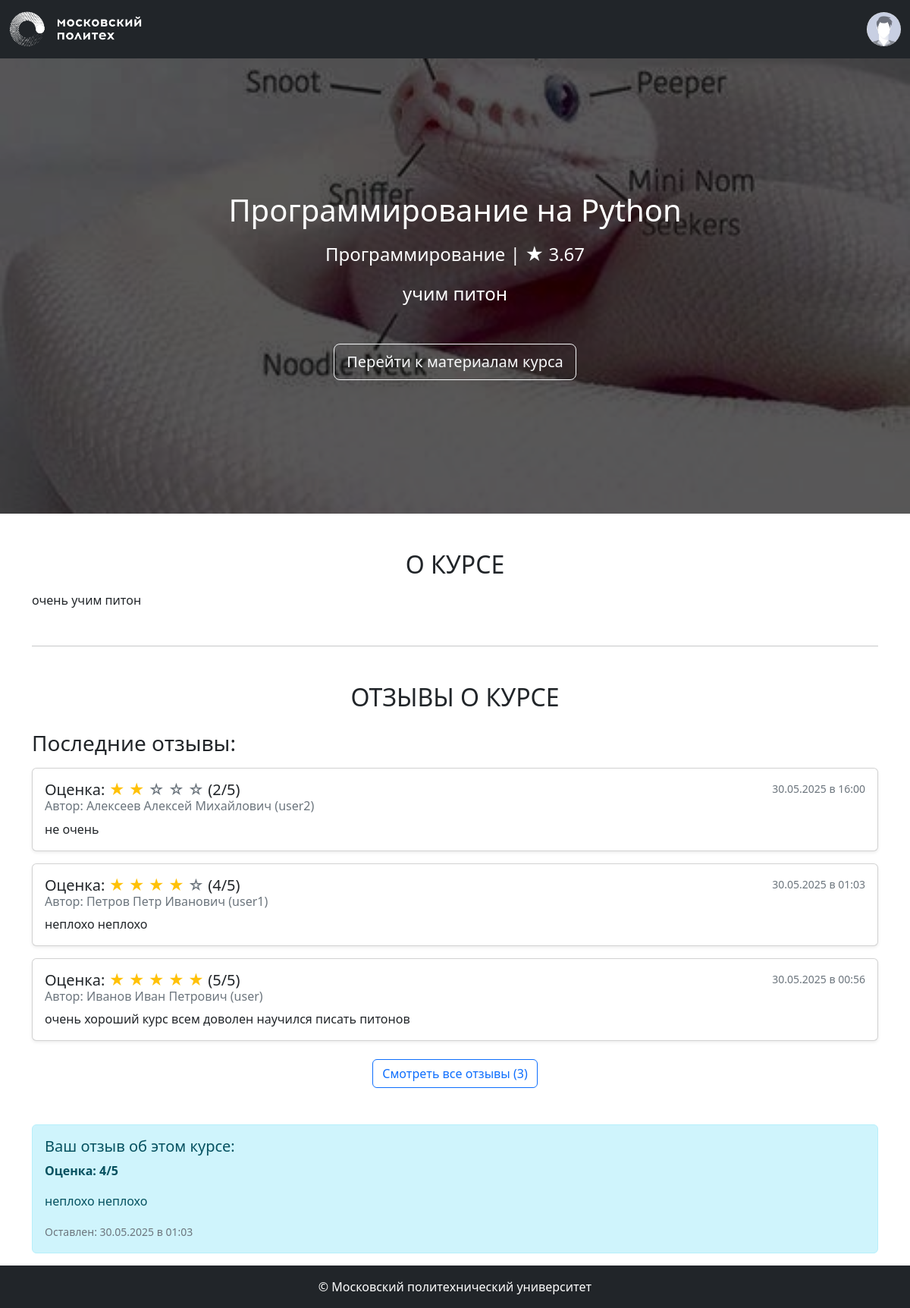
/courses/1 (signed in), run on the app's committed database.
### models.py (models this page shows, shortened)
class Image(db.Model):
    __tablename__ = 'images'
    id: Mapped[str] = mapped_column(String(100), primary_key=True)
    file_name: Mapped[str] = mapped_column(String(100))
    mime_type: Mapped[str] = mapped_column(String(100))
    md5_hash: Mapped[str] = mapped_column(String(100), unique=True)
    object_id: Mapped[Optional[int]]
    object_type: Mapped[Optional[str]] = mapped_column(String(100))
    created_at: Mapped[datetime] = mapped_column(default=datetime.now)
    @property
    def url(self):
        return url_for('image', image_id=self.id)

class Base(DeclarativeBase):
  metadata = MetaData(naming_convention={
        "ix": 'ix_%(column_0_label)s',
        "uq": "uq_%(table_name)s_%(column_0_name)s",
        "ck": "ck_%(table_name)s_%(constraint_name)s",
        "fk": "fk_%(table_name)s_%(column_0_name)s_%(referred_table_name)s",
        "pk": "pk_%(table_name)s"
    })

class Course(Base):
    __tablename__ = 'courses'
    id: Mapped[int] = mapped_column(primary_key=True)
    name: Mapped[str] = mapped_column(String(100))
    short_desc: Mapped[str] = mapped_column(Text)
    full_desc: Mapped[str] = mapped_column(Text)
    rating_sum: Mapped[int] = mapped_column(default=0)
    rating_num: Mapped[int] = mapped_column(default=0)
    category_id: Mapped[int] = mapped_column(ForeignKey("categories.id"))
    author_id: Mapped[int] = mapped_column(ForeignKey("users.id"))
    background_image_id: Mapped[str] = mapped_column(ForeignKey("images.id"))
    created_at: Mapped[datetime] = mapped_column(default=datetime.now)
    author: Mapped["User"] = relationship()
    category: Mapped["Category"] = relationship(lazy=False)
    bg_image: Mapped["Image"] = relationship()
    reviews: Mapped[List["Review"]] = relationship(back_populates="course", cascade="all, delete-orphan", lazy='dynamic')
    @property
    def rating(self):
        if self.rating_num > 0:
            return self.rating_sum / self.rating_num
        return 0

class Category(Base):
    __tablename__ = 'categories'
    id = mapped_column(Integer, primary_key=True)
    name: Mapped[str] = mapped_column(String(100))
    parent_id: Mapped[Optional[int]] = mapped_column(ForeignKey("categories.id"))

class Review(Base):
    __tablename__ = 'reviews'
    id: Mapped[int] = mapped_column(Integer, primary_key=True)
    rating: Mapped[int] = mapped_column(Integer, nullable=False)
    text: Mapped[str] = mapped_column(Text, nullable=False)
    created_at: Mapped[datetime] = mapped_column(DateTime, default=datetime.now)
    course_id: Mapped[int] = mapped_column(ForeignKey("courses.id"), nullable=False)
    user_id: Mapped[int] = mapped_column(ForeignKey("users.id"), nullable=False)
    course: Mapped["Course"] = relationship(back_populates="reviews")
    user: Mapped["User"] = relationship(back_populates="reviews_written")

class User(Base, UserMixin):
    __tablename__ = 'users'
    id: Mapped[int] = mapped_column(primary_key=True)
    first_name: Mapped[str] = mapped_column(String(100))
    last_name: Mapped[str] = mapped_column(String(100))
    middle_name: Mapped[Optional[str]] = mapped_column(String(100))
    login: Mapped[str] = mapped_column(String(100), unique=True)
    password_hash: Mapped[str] = mapped_column(String(200))
    created_at: Mapped[datetime] = mapped_column(default=datetime.now)
    reviews_written: Mapped[List["Review"]] = relationship(back_populates="user", cascade="all, delete-orphan")
    @property
    def full_name(self):
        return ' '.join([self.last_name, self.first_name, self.middle_name or ''])

### courses.py (the view)
@bp.route('/<int:course_id>')
def show(course_id):
    course = db.get_or_404(Course, course_id)
    latest_reviews = course.reviews.order_by(desc(Review.created_at)).limit(5).all()
    current_user_review = None
    if current_user.is_authenticated:
        current_user_review = course.reviews.filter_by(user_id=current_user.id).first()
    return render_template('courses/show.html',
                           course=course,
                           latest_reviews=latest_reviews,
                           current_user_review=current_user_review)

### auth.py (called while the page is built)
def load_user(user_id):
    user = db.session.execute(db.select(User).filter_by(id=user_id)).scalar()
    return user

### templates/courses/show.html (shortened to what this page needs)
{% extends 'base.html' %}
{% block content %}
<div class="title-area position-relative" style="background-image: url('{{ course.bg_image.url }}');">
    <div class="h-100 w-100 py-5 d-flex text-center position-absolute" style="background-color: rgba(0, 0, 0, 0.65);">
        <div class="m-auto">
            <h1 class="title mb-3 font-weight-bold">{{ course.name }}</h1>
            <p class="mb-3 mx-auto">
                {{ course.category.name }} | <span>★</span> <span>{{ "%.2f" | format(course.rating) }}</span>
            </p>
            <div class="container">
                <p class="description w-75 mb-5 mx-auto">
                    {{ course.short_desc }}
                </p>
            </div>
            {% if current_user.is_authenticated %}
                <a href="#" class="btn btn-outline-light btn-lg">Перейти к материалам курса</a>
            {% else %}
                <a href="{{ url_for('auth.login', next=request.url) }}" class="btn btn-outline-light btn-lg">Записаться на курс</a>
            {% endif %}
        </div>
    </div>
</div>
<div class="container mt-5">
    <section class="about mb-5">
        <h2 class="mb-3 text-center text-uppercase font-weight-bold">О курсе</h2>
        <p>{{ course.full_desc | safe }}</p>
    </section>
    <hr class="my-5">
    <section class="reviews mb-5">
        <h2 class="mb-4 text-center text-uppercase font-weight-bold">Отзывы о курсе</h2>
        {% if latest_reviews %}
            <h3 class="mb-3">Последние отзывы:</h3>
            {% for review in latest_reviews %}
            <div class="card mb-3 shadow-sm">
                <div class="card-body">
                    <div class="d-flex justify-content-between align-items-start">
                        <h5 class="card-title mb-1">
                            Оценка:
                            {% for i in range(1, 6) %}
                                {% if i <= review.rating %}
                                    <span class="text-warning">★</span>
                                {% else %}
                                    <span class="text-muted">☆</span>
                                {% endif %}
                            {% endfor %}
                            ({{ review.rating }}/5)
                        </h5>
                        <small class="text-muted">{{ review.created_at.strftime('%d.%m.%Y в %H:%M') }}</small>
                    </div>
                    <h6 class="card-subtitle mb-2 text-muted">
                        Автор: {{ review.user.full_name }} ({{ review.user.login }})
                    </h6>
                    <p class="card-text review-text">{{ review.text }}</p>
                </div>
            </div>
            {% endfor %}
            <div class="text-center mt-4">
                <a href="{{ url_for('courses.all_reviews', course_id=course.id) }}" class="btn btn-outline-primary">
                    Смотреть все отзывы ({{ course.reviews.count() }})
                </a>
            </div>
        {% else %}
            <p class="text-center text-muted">Об этом курсе еще нет отзывов. Станьте первым!</p>
        {% endif %}
    </section>
    {% include 'courses/_review_form.html' %}
</div>
{% endblock %}

### templates/courses/_review_form.html (shortened to what this page needs)
{% if current_user.is_authenticated %}
    {% if current_user_review %}
        <div class="alert alert-info">
            <h5>Ваш отзыв об этом курсе:</h5>
            <p><strong>Оценка: {{ current_user_review.rating }}/5</strong></p>
            <p>{{ current_user_review.text | safe }}</p>
            <small class="text-muted">Оставлен: {{ current_user_review.created_at.strftime('%d.%m.%Y в %H:%M') }}</small>
        </div>
    {% endif %}
{% else %}
    <p class="alert alert-warning">
        <a href="{{ url_for('auth.login', next=request.url) }}">Войдите в систему</a>, чтобы оставить отзыв.
    </p>
{% endif %}

### static/styles.css (style rules this page uses)
.title-area { background-color: black; background-position: center; background-repeat: no-repeat; background-size: cover; color: white; font-size: 1.5rem; min-height: calc(75vh); }
.review-text { white-space: pre-wrap; }

### data on the page
Image: bg_image (picture)
Course: name "Программирование на Python", rating "3.67", short_desc "учим питон", full_desc "очень учим питон"
Category: category.name "Программирование"
Review: rating "2", created_at "30.05.2025 в 16:00", user.full_name "Алексеев Алексей Михайлович", user.login "user2", text "не очень"
Review: rating "4", created_at "30.05.2025 в 01:03", user.full_name "Петров Петр Иванович", user.login "user1", text "неплохо неплохо"
Review: rating "5", created_at "30.05.2025 в 00:56", user.full_name "Иванов Иван Петрович", user.login "user", text "очень хороший курс всем доволен научился писать питонов"

### other printed values
{{ course.reviews.count() }} "3"
